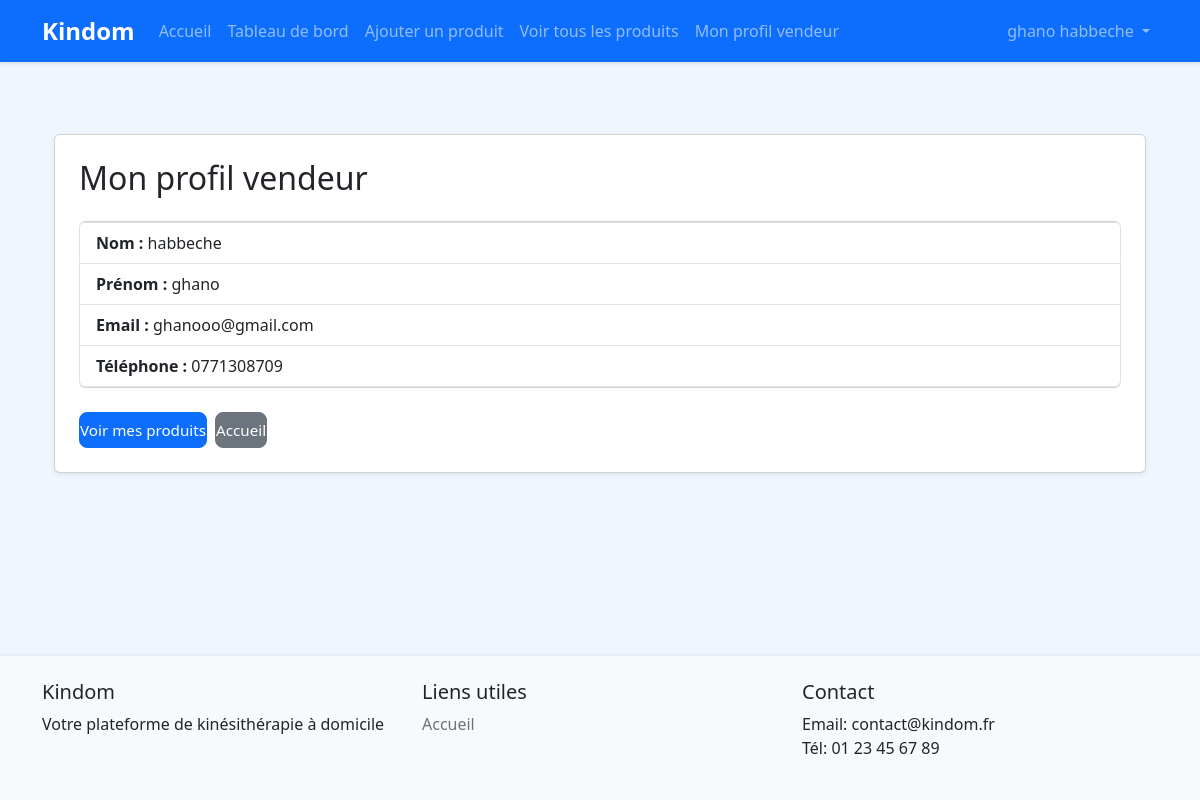
Screenshot of /profil-vendeur/ (signed in) with the database file from the repository.
### accounts/models.py (models this page shows, shortened)
class CustomUser(AbstractUser):
    USER_TYPE_CHOICES = (
        ('patient', 'Patient'),
        ('kine', 'Kinésithérapeute'),
        ('vendor', 'Vendeur'),
        ('admin', 'Administrateur'),
    )
    user_type = models.CharField(max_length=20, choices=USER_TYPE_CHOICES, default='patient')
    phone_number = models.CharField(max_length=15, blank=True)
    address = models.TextField(blank=True)
    profile_picture = models.ImageField(upload_to='profile_pics/', blank=True, null=True)
    bio = models.TextField(blank=True)
    is_validated = models.BooleanField(default=True)  # True par défaut, sauf pour les kinés
    diplome = models.CharField(max_length=100, blank=True, null=True, verbose_name="Diplôme")
    wilaya = models.CharField(max_length=50, blank=True, null=True, verbose_name="Wilaya")
    diplome_file = models.ImageField(upload_to='diplomes/', blank=True, null=True, verbose_name="Photo du diplôme")

### accounts/views.py (the view)
# urls.py: path('profil-vendeur/', views.profile_vendor, name='profile_vendor'),
@login_required
def profile_vendor(request):
    if request.user.user_type != 'vendor':
        return redirect('accounts:home')
    return render(request, 'accounts/profile_vendor.html')

### templates/accounts/profile_vendor.html
{% extends "base.html" %}
{% block content %}
<div class="container my-5">
    <div class="card shadow-sm p-4">
        <h2 class="mb-4">Mon profil vendeur</h2>
        <ul class="list-group mb-4">
            <li class="list-group-item"><strong>Nom :</strong> {{ user.last_name }}</li>
            <li class="list-group-item"><strong>Prénom :</strong> {{ user.first_name }}</li>
            <li class="list-group-item"><strong>Email :</strong> {{ user.email }}</li>
            <li class="list-group-item"><strong>Téléphone :</strong> {{ user.phone_number }}</li>
        </ul>
        <div class="d-flex gap-2">
            <a href="/shop/vendeur/produits/" class="btn btn-primary">Voir mes produits</a>
            <a href="/" class="btn btn-secondary">Accueil</a>
        </div>
    </div>
</div>
{% endblock %}

### templates/base.html (shortened to what this page needs)
<!DOCTYPE html>
<html lang="fr">
<head>
    <link href="https://cdn.jsdelivr.net/npm/bootstrap@5.3.0/dist/css/bootstrap.min.css" rel="stylesheet">
    {% load static %}
    <link href="{% static 'css/style.css' %}" rel="stylesheet">
</head>
<body>
    <nav class="navbar navbar-expand-lg navbar-dark bg-primary">
        <div class="container">
            <a class="navbar-brand" href="{% url 'accounts:home' %}">Kindom</a>
            <div class="collapse navbar-collapse" id="navbarNav">
                <ul class="navbar-nav me-auto">
                    <li class="nav-item">
                        <a class="nav-link" href="{% url 'accounts:home' %}">Accueil</a>
                    </li>
                    {% if user.is_authenticated and user.user_type == 'vendor' %}
                        <li class="nav-item">
                            <a class="nav-link" href="/shop/vendor/dashboard/">Tableau de bord</a>
                        </li>
                        <li class="nav-item">
                            <a class="nav-link" href="/shop/vendeur/produits/ajouter/">Ajouter un produit</a>
                        </li>
                        <li class="nav-item">
                            <a class="nav-link" href="/shop/vendeur/produits/">Voir tous les produits</a>
                        </li>
                        <li class="nav-item">
                            <a class="nav-link" href="/profil-vendeur/">Mon profil vendeur</a>
                        </li>
                    {% endif %}
                </ul>
                <ul class="navbar-nav">
                    {% if user.is_authenticated %}
                        <li class="nav-item dropdown">
                            <a class="nav-link dropdown-toggle" href="#" id="navbarDropdown" role="button" data-bs-toggle="dropdown">
                                {{ user.get_full_name|default:user.email }}
                            </a>
                        </li>
                    {% endif %}
                </ul>
            </div>
        </div>
    </nav>
    <main class="container my-4">
        {% block content %}{% endblock %}
    </main>
    <footer class="bg-light py-4 mt-5">
        <div class="container">
            <div class="row">
                <div class="col-md-4">
                    <h5>Kindom</h5>
                    <p>Votre plateforme de kinésithérapie à domicile</p>
                </div>
                <div class="col-md-4">
                    <h5>Liens utiles</h5>
                    <ul class="list-unstyled">
                        <li><a href="{% url 'accounts:home' %}">Accueil</a></li>
                    </ul>
                </div>
                <div class="col-md-4">
                    <h5>Contact</h5>
                    <ul class="list-unstyled">
                        <li>Email: contact@kindom.fr</li>
                        <li>Tél: 01 23 45 67 89</li>
                    </ul>
                </div>
            </div>
        </div>
    </footer>
</body>
</html>

### static/css/style.css (style rules this page uses)
body { min-height: 100vh; display: flex; flex-direction: column; background: #f0f6ff; }
main { flex: 1; }
.navbar { box-shadow: 0 2px 4px rgba(0,0,0,0.1); }
.navbar-brand { font-weight: bold; font-size: 1.5rem; }
.card { box-shadow: 0 2px 4px rgba(0,0,0,0.05); transition: transform 0.2s; }
.btn { border-radius: 5px; padding: 0.5rem 1.5rem; }
.btn-primary { background-color: #0d6efd; border-color: #0d6efd; }
footer { margin-top: auto; box-shadow: 0 -2px 4px rgba(0,0,0,0.05); }
footer a { color: #6c757d; text-decoration: none; }
.btn { font-size: 0.95rem; font-weight: 500; border-radius: 8px; padding: 0.35rem 0; }

### rows the page displays
CustomUser: get_full_name "ghano habbeche", last_name "habbeche", first_name "ghano", email "ghanooo@gmail.com", phone_number "0771308709"
